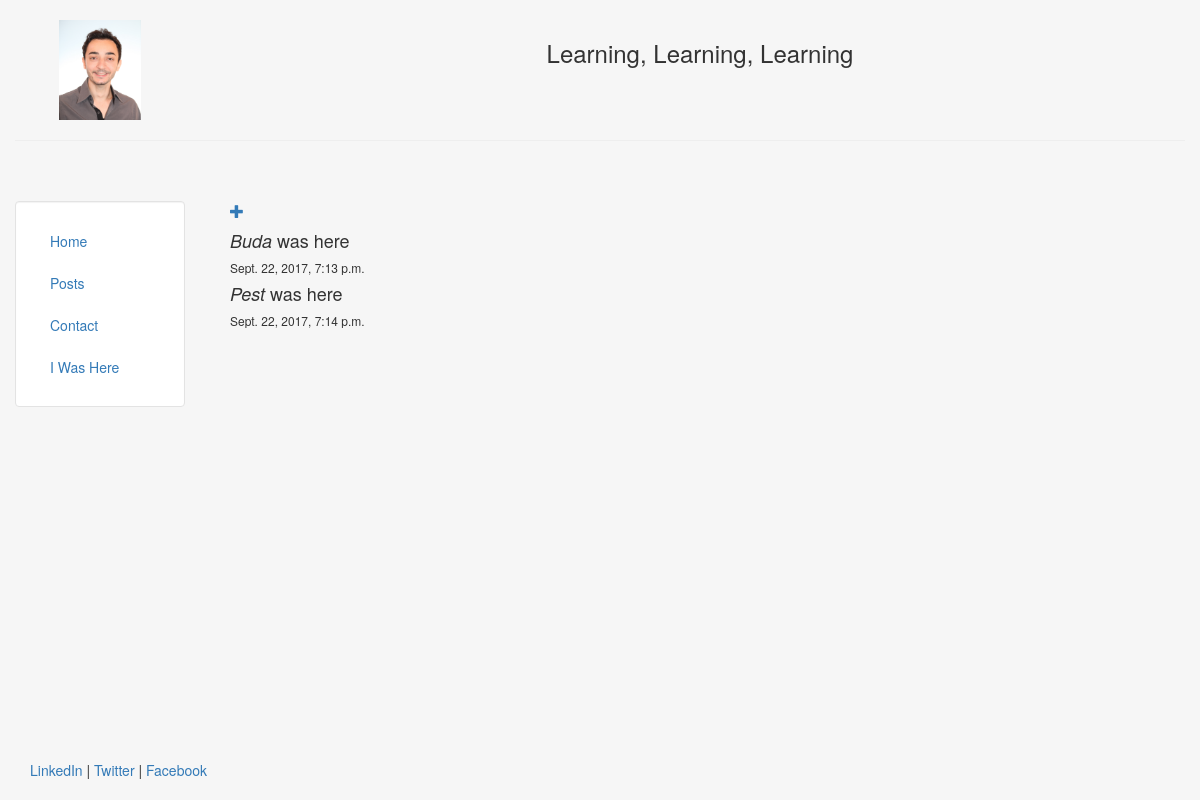
The page /i_was_here/ on the database as committed earlier.
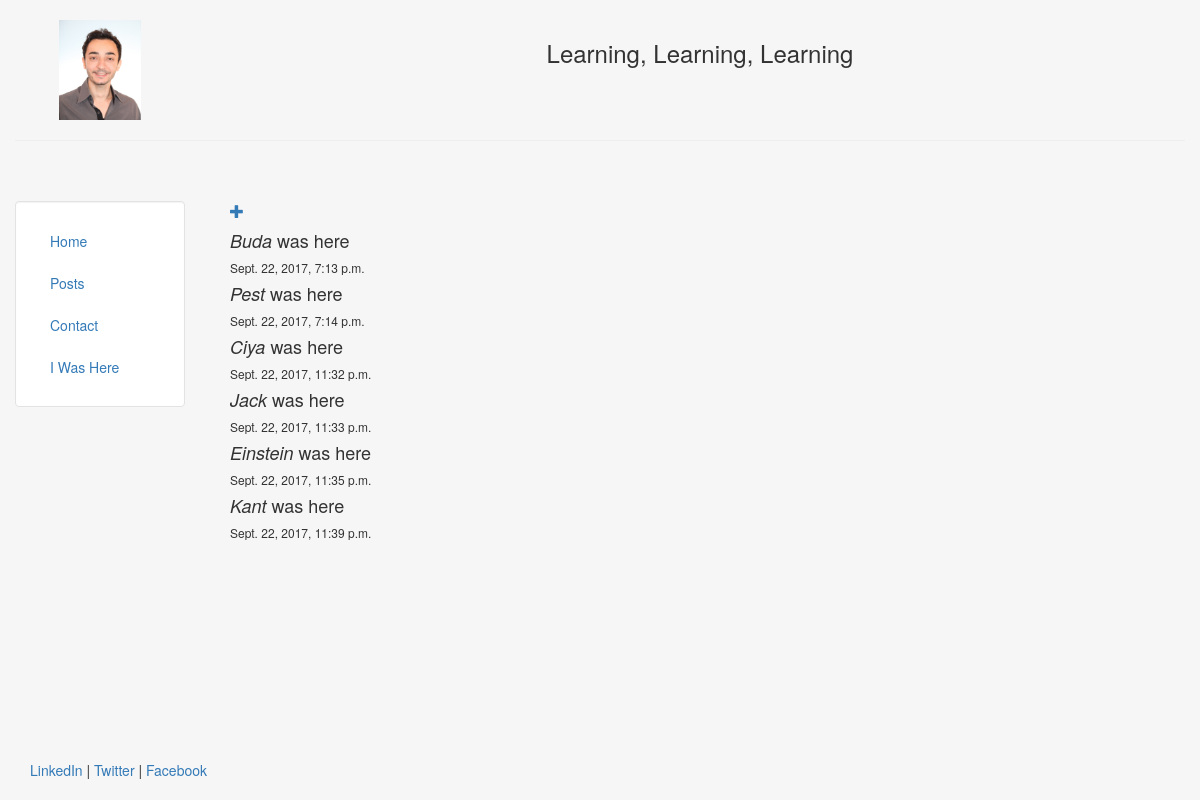
The same page on the database as committed later.
### i_was_here/models.py (models this page shows, shortened)
class WasHere(models.Model): #Post inherits from models.Model. With this way Django knows that WasHere is a model and should be saved in the database.
    name = models.CharField(max_length = 40)
    published_date = models.DateTimeField(
            blank=True, null=True)
    def __str__(self):
        return self.name

### i_was_here/views.py (the view)
def here_list(request):
    people = WasHere.objects.filter(published_date__lte=timezone.now()).order_by('published_date') #Orders and publishs who was there. We will pass "people" to the template.
    return render(request, 'i_was_here/here_list.html', {'people': people})

### i_was_here/templates/i_was_here/here_list.html
{% extends "personal/header.html" %}
{% block content %}
    <a href="{% url 'post_new' %}" class="top-menu"><span class="glyphicon glyphicon-plus"></span></a>
	{% for person in people %}
	    <h4>  <em>{{ person }}</em> was here </h4> <h6>{{ person.published_date }}</h4>
	{% endfor %}
{% endblock %}

### personal/templates/personal/header.html (shortened to what this page needs)
<!DOCTYPE html>
<html lang="en">
<head> 	<!–– Header: just gives some information to browser. ––>
	{% load staticfiles %}
	<link rel="stylesheet" href="{% static 'personal/css/bootstrap.min.css' %}" type = "text/css"/>
</head>
<body class="body" style="background-color:#f6f6f6">
	<div class="container-fluid" style="min-height:95%; ">
		<div class="row">
			  <div class="col-sm-2">
				  <br>
				  <center>
					<img src="{% static 'personal/img/profile.jpg' %}" class="responsive-img" style='max-height:100px;' alt="face">
				  </center>
			  </div>
			  <div class="col-sm-10">
				  <br>
				  <center>
				  <h3>Learning, Learning, Learning </h3>
				  </center>
			  </div>
		</div><hr>
		<div class="row">
		  <div class="col-sm-2">
		  <br>
		  <br>
			<div class="well bs-sidebar" id="sidebar" style="background-color:#fff">
			  <ul class="nav nav-pills nav-stacked">
				<li><a href='/'>Home</a></li>
				<li><a href='/posts/'>Posts</a></li>
				<li><a href='/contact/'>Contact</a></li>
				<li><a href='/i_was_here/'>I Was Here</a></li>
			  </ul>
			</div>
		  </div>
		  <div class="col-sm-10">
			<div class='container-fluid'>
			<br><br>
			   {% block content %}
			   {% endblock %}
			</div>
		  </div>
		</div>
	</div>
	<footer>
		<div class="container-fluid" style='margin-left:15px'>
			<p><a href="https://www.linkedin.com/" target="blank">LinkedIn</a> | <a href="https://twitter.com/" target="blank">Twitter</a> | <a href="https://www.facebook.com/" target="blank">Facebook</a></p>
		</div>
	</footer>
</body>
</html>

### personal/templates/personal/header.html (style rules this page uses)
html, body { height:100% }

Rows that differ between the two databases and show on the page:
added WasHere: name "Ciya", published_date "Sept. 22, 2017, 11:32 p.m."
added WasHere: name "Jack", published_date "Sept. 22, 2017, 11:33 p.m."
added WasHere: name "Einstein", published_date "Sept. 22, 2017, 11:35 p.m."
added WasHere: name "Kant", published_date "Sept. 22, 2017, 11:39 p.m."
